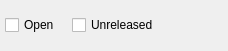
<?xml version="1.0" encoding="UTF-8"?>
<ui version="4.0">
 <comment>This file is part of the xTuple ERP: PostBooks Edition, a free and
open source Enterprise Resource Planning software suite,
Copyright (c) 1999-2019 by OpenMFG LLC, d/b/a xTuple.
It is licensed to you under the Common Public Attribution License
version 1.0, the full text of which (including xTuple-specific Exhibits)
is available at www.xtuple.com/CPAL.  By using this software, you agree
to be bound by its terms.</comment>
 <class>unpostedPurchaseOrders</class>
 <widget class="QWidget" name="unpostedPurchaseOrders">
  <property name="geometry">
   <rect>
    <x>0</x>
    <y>0</y>
    <width>228</width>
    <height>51</height>
   </rect>
  </property>
  <property name="windowTitle">
   <string>List Open Purchase Orders</string>
  </property>
  <layout class="QGridLayout" name="gridLayout">
   <item row="0" column="0">
    <layout class="QHBoxLayout" name="horizontalLayout">
     <property name="spacing">
      <number>12</number>
     </property>
     <item>
      <widget class="XCheckBox" name="_showOpen">
       <property name="text">
        <string>Open</string>
       </property>
      </widget>
     </item>
     <item>
      <widget class="XCheckBox" name="_showUnreleased">
       <property name="text">
        <string>Unreleased</string>
       </property>
      </widget>
     </item>
     <item>
      <spacer name="horizontalSpacer">
       <property name="orientation">
        <enum>Qt::Horizontal</enum>
       </property>
       <property name="sizeHint" stdset="0">
        <size>
         <width>40</width>
         <height>20</height>
        </size>
       </property>
      </spacer>
     </item>
    </layout>
   </item>
  </layout>
 </widget>
 <layoutdefault spacing="5" margin="5"/>
 <customwidgets>
  <customwidget>
   <class>XCheckBox</class>
   <extends>QCheckBox</extends>
   <header>xcheckbox.h</header>
  </customwidget>
 </customwidgets>
 <resources/>
 <connections/>
</ui>
